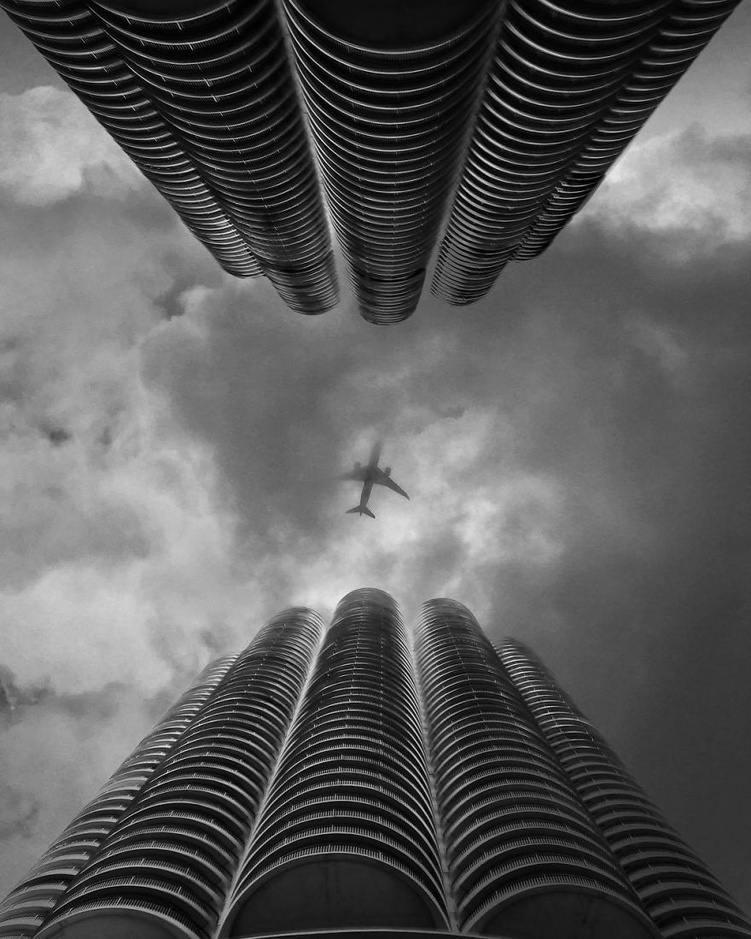
#> input picture P4/plane.jpeg, 751 x 939 px, shrunk from 880 x 1100 before the run
$ python P4_3.py
#> lines starting #> are read from the running program, lines starting #| are printed output that depends on the picture; after the words box and inside, x2 and y2 are one past the last pixel; in counts of white or black regions, pixels touching at a corner belong together
import cv2
import numpy as np
import random


img = cv2.imread('plane.jpeg', 0)
#> img is the input picture: shape (939, 751); min 0, max 250, mean 90.9
n, m = img.shape[0], img.shape[1]
#> n = 939; m = 751

target = (5/100) * n * m
#> target = 35259.5
sigma = 15
k = 0

while k < target:
    x = random.randint(0, n - 1)
    y = random.randint(0, m - 1)
    d = random.randint(0, 1)
    img[x][y] = img[x][y] + np.random.normal(0, 10, 1)
    img[x][y] = max(img[x][y], 0)
    img[x][y] = min(img[x][y], 255)
    k += 1
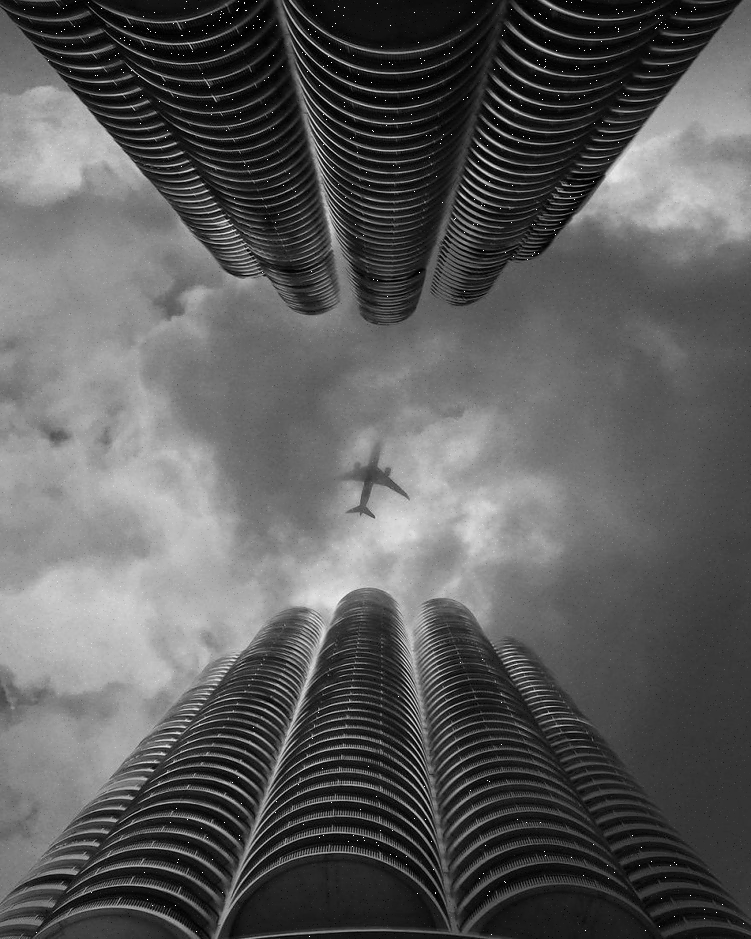
#> img: shape (939, 751); 4.68% of pixels changed, all inside (x1, y1, x2, y2) = (0, 0, 751, 939)
#> after the loop, k = 35260

cv2.imwrite("plane_WN.jpeg", img)

$ run again, with P4/girl.jpeg copied over P4/plane.jpeg
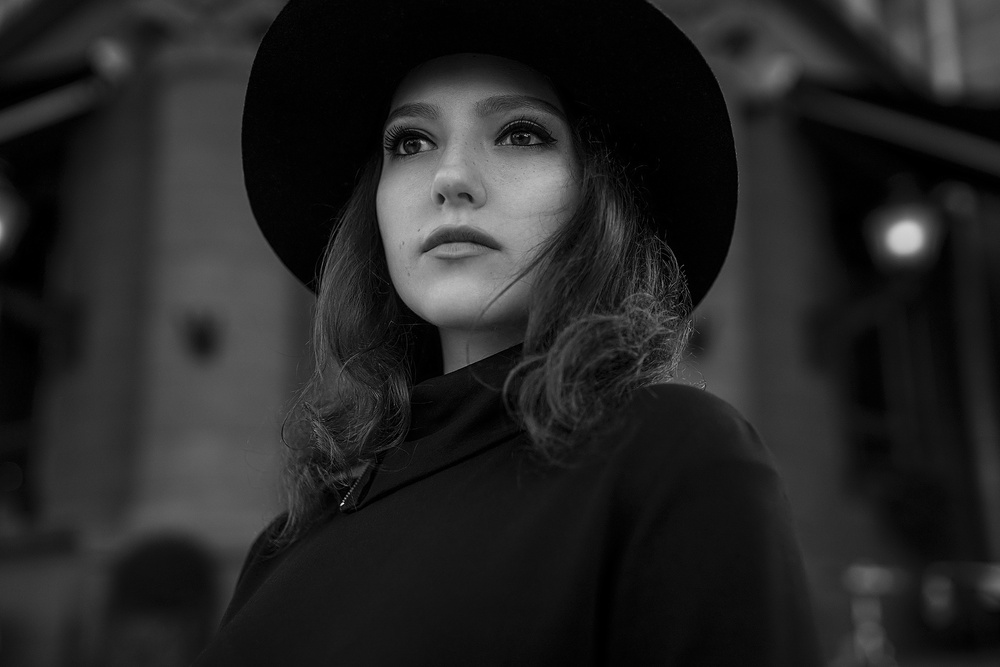
#> input picture P4/girl.jpeg, 1000 x 667 px, shrunk from 2048 x 1366 before the run
#> img is the input picture: shape (667, 1000); min 0, max 245, mean 37
#> after the loop `while k < target:`:
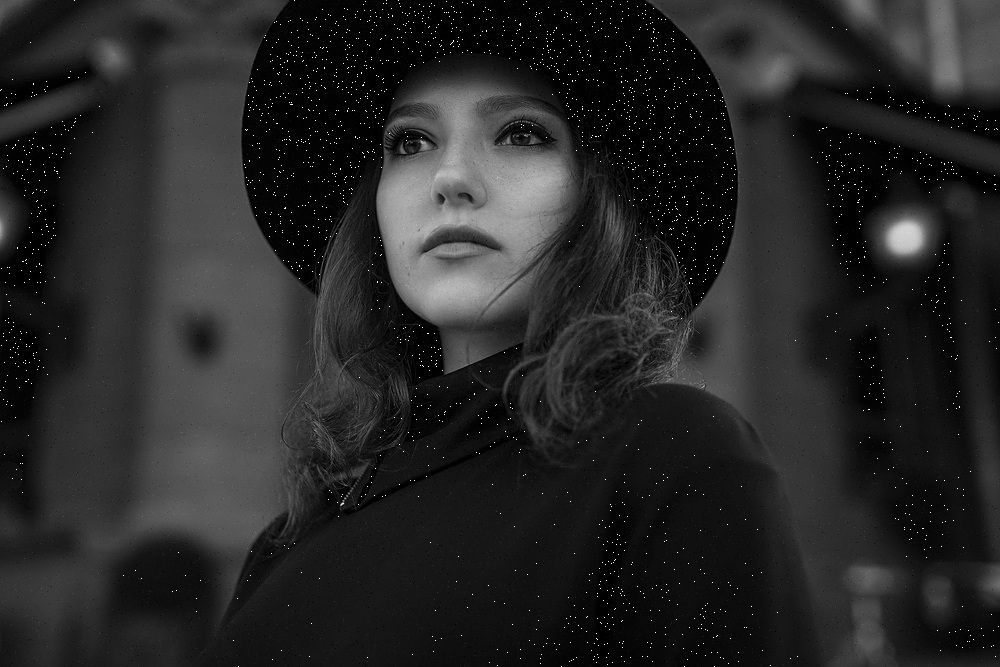
#> img: shape (667, 1000); 4.68% of pixels changed, all inside (x1, y1, x2, y2) = (0, 0, 1000, 667)
#> after the loop `while k < target:`: k = 33350
